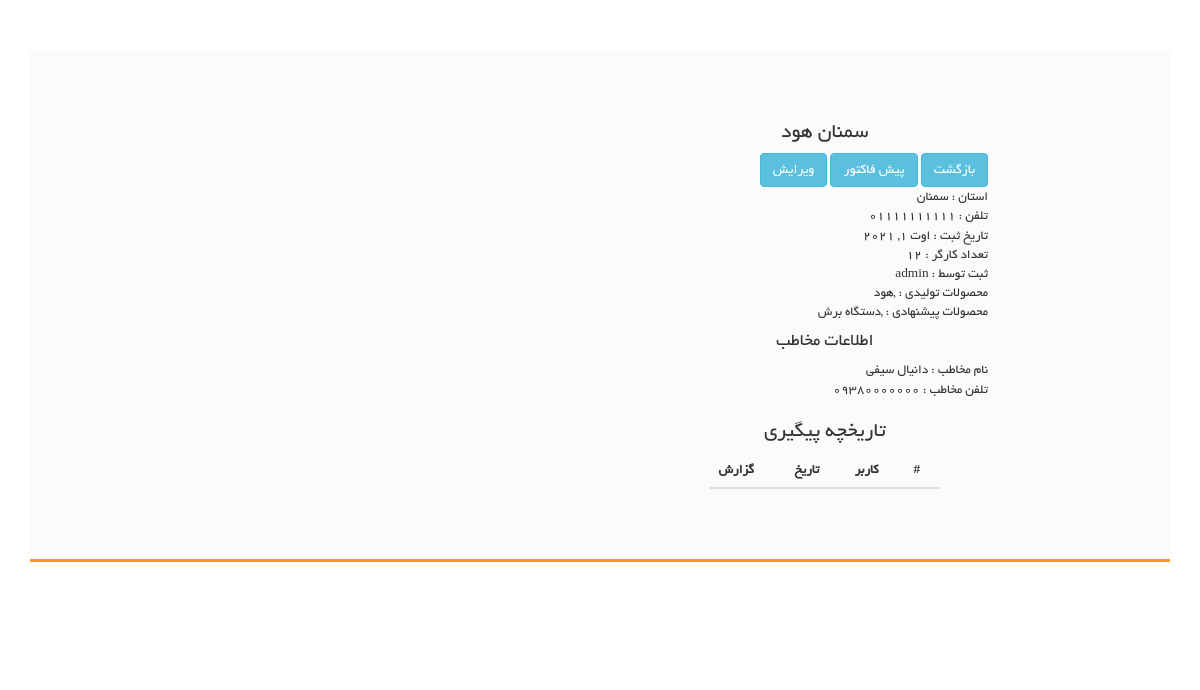
Before: /detailorg/2 (signed in) with the older database file.
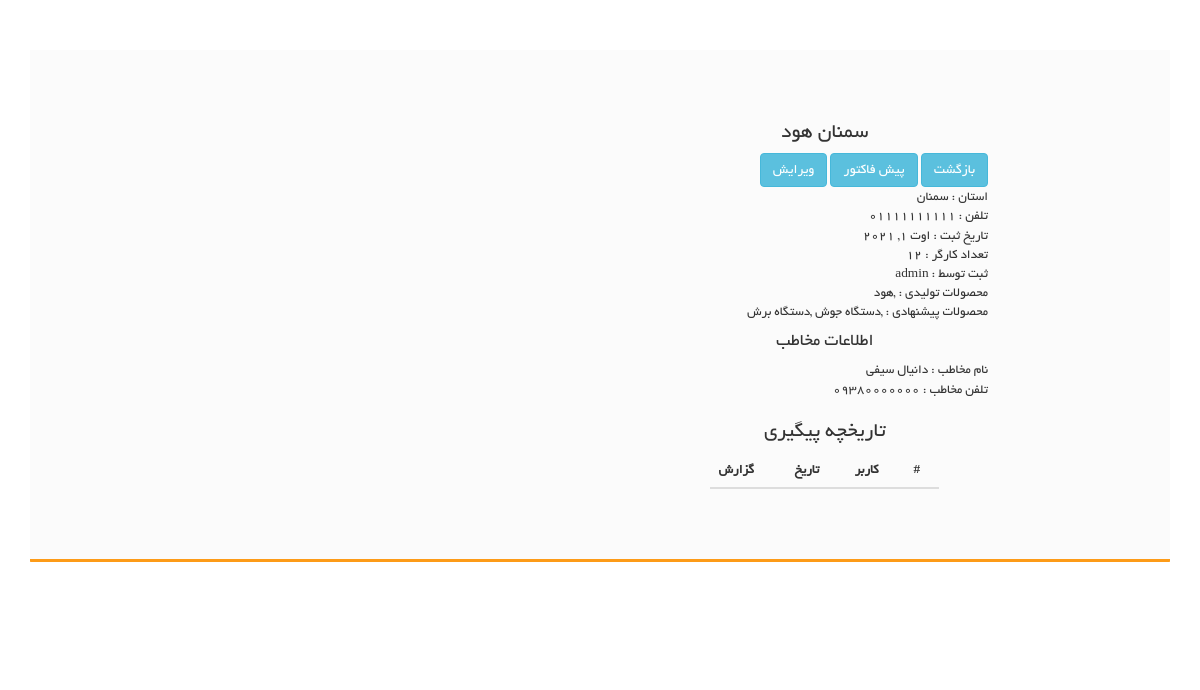
After: the same page with the newer database file.
### product/models.py (models this page shows, shortened)
class Product(models.Model):
    name = models.CharField(max_length=150, verbose_name='اسم محصول', null=True)
    price = models.PositiveIntegerField(verbose_name='قیمت')
    tax = models.BooleanField(default=False, verbose_name='مشمول مالیات')
    file_pdf = models.FileField(upload_to='Product/PDFs', verbose_name='کاتولوگ محصول', blank=True,
                                validators=[FileExtensionValidator(['pdf'])])
    file_image = models.ImageField(upload_to='Product/Images', verbose_name='تصویر محصول', blank=True)
    description = models.TextField(verbose_name='ویژگی های فنی')
    organization_product = models.ManyToManyField('organization.OrganizationProduct', blank=True,
                                                  verbose_name='قابل استفاده برای تولید محصولات تولیدی')
    class Meta:
        verbose_name = 'محصول'
        verbose_name_plural = 'محصولات'

### organization/views.py (the view)
# urls.py: path('detailorg/<int:pk>',Organization_Detail.as_view(),name='detail'),
class Organization_Detail(DetailView):
    model = models.Organization
    template_name = 'organization/detail_organization.html'
    def get_context_data(self, **kwargs):
        follow_up = FollowUp.objects.filter(organization_id=self.kwargs['pk'],)
        organization = models.Organization.objects.get(pk=self.kwargs['pk'], creator=self.request.user)
        context = {'follow_up':follow_up, 'organization': organization}
        return context

### organization/models.py (called while the page is built)
    def get_suggest_product(self):
        return [product for product in self.product_set.all()]

    def get_organization_product(self):
        return [product.name for product in self.organization_product.all()]

    def get_suggest_product(self):
        p = list()
        for product in self.organization_product.all():
            for l in product.get_suggest_product():
                p.append(l.name)
        p = set(p)
        return list(p)

### templates/organization/detail_organization.html (shortened to what this page needs)
{% extends 'shared/_MainLayout.html' %}
{% load static %}
{% block content %}
        <div class="container">
        <section id="form">
            <div class="row">
                                <div class="col-sm-4 col-sm-offset-1">
                                        <div class="text-center">
                        <h2>{{ organization.organization_name }}</h2>
                    </div>
                    <div>
                        <a href="{% url 'organization:list' %}" class="btn btn-info">بازگشت</a>
                        <a href="{% url 'quote:form_quote' %}" class="btn btn-info">پیش فاکتور</a>
                        <a href="{% url 'organization:Update' organization.pk %}" class="btn btn-info">ویرایش</a>
                    </div>
                    <div class="card-body">
                        استان : {{ organization.province_name }}
                        <br>
                        تلفن : {{ organization.organization_phone }}
                        <br>
                        تاریخ ثبت : {{ organization.timestamp.date }}
                        <br>
                        تعداد کارگر : {{ organization.organization_staff }}
                        <br>
                        ثبت توسط : {{ organization.creator }}
                        <br>
                        محصولات تولیدی : {% for product in organization.get_organization_product %} ,{{ product }}{% endfor %}
                        <br>
                        محصولات پیشنهادی : {% for product in organization.get_suggest_product %} ,{{ product }} {% endfor %}
                    </div>
                    <div class="text-center">
                        <h4>اطلاعات مخاطب</h4>
                    </div>
                    <div class="card-body">
                        نام مخاطب : {{ organization.personnel_name }}
                        <br>
                        تلفن مخاطب : {{ organization.personnel_mobile }}
                        <br>
                    </div>
                    <div class="text-center">
                        <h2>تاریخچه پیگیری</h2>
                    </div>
                    <div class='text-white mt-lg-5' style="margin-left: 15%; margin-right: 15%;">
                        <table class='table table-dark'>
                            <thead>
                            <tr>
                                <th>#</th>
                                <th>کاربر</th>
                                <th>تاریخ</th>
                                <th>گزارش</th>
                            </tr>
                            </thead>
                        </table>
                    </div>
                </div>
            </div>
        </section>
    </div>
{% endblock %}

Changed rows visible on the page:
added Product: get_suggest_product "دستگاه جوش"
